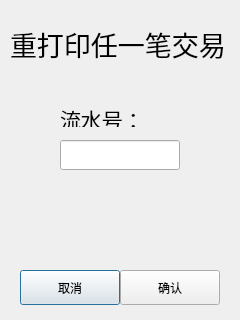
<?xml version="1.0" encoding="UTF-8"?>
<ui version="4.0">
 <class>Pro_Reprint</class>
 <widget class="QDialog" name="Pro_Reprint">
  <property name="geometry">
   <rect>
    <x>0</x>
    <y>0</y>
    <width>240</width>
    <height>320</height>
   </rect>
  </property>
  <property name="windowTitle">
   <string>Dialog</string>
  </property>
  <widget class="QLabel" name="label_2">
   <property name="geometry">
    <rect>
     <x>10</x>
     <y>28</y>
     <width>231</width>
     <height>31</height>
    </rect>
   </property>
   <property name="font">
    <font>
     <family>AR PL UKai CN</family>
     <pointsize>20</pointsize>
    </font>
   </property>
   <property name="text">
    <string>重打印任一笔交易</string>
   </property>
  </widget>
  <widget class="QLineEdit" name="line1_trace">
   <property name="geometry">
    <rect>
     <x>60</x>
     <y>140</y>
     <width>120</width>
     <height>30</height>
    </rect>
   </property>
   <property name="font">
    <font>
     <family>AR PL UKai CN</family>
     <pointsize>14</pointsize>
    </font>
   </property>
  </widget>
  <widget class="QLabel" name="label_4">
   <property name="geometry">
    <rect>
     <x>60</x>
     <y>110</y>
     <width>101</width>
     <height>17</height>
    </rect>
   </property>
   <property name="font">
    <font>
     <family>AR PL UKai CN</family>
     <pointsize>16</pointsize>
    </font>
   </property>
   <property name="text">
    <string>流水号：</string>
   </property>
  </widget>
  <widget class="QPushButton" name="pushButton">
   <property name="geometry">
    <rect>
     <x>20</x>
     <y>270</y>
     <width>100</width>
     <height>35</height>
    </rect>
   </property>
   <property name="text">
    <string>取消</string>
   </property>
  </widget>
  <widget class="QPushButton" name="pushButton_2">
   <property name="geometry">
    <rect>
     <x>120</x>
     <y>270</y>
     <width>100</width>
     <height>35</height>
    </rect>
   </property>
   <property name="text">
    <string>确认</string>
   </property>
  </widget>
 </widget>
 <resources/>
 <connections/>
</ui>
